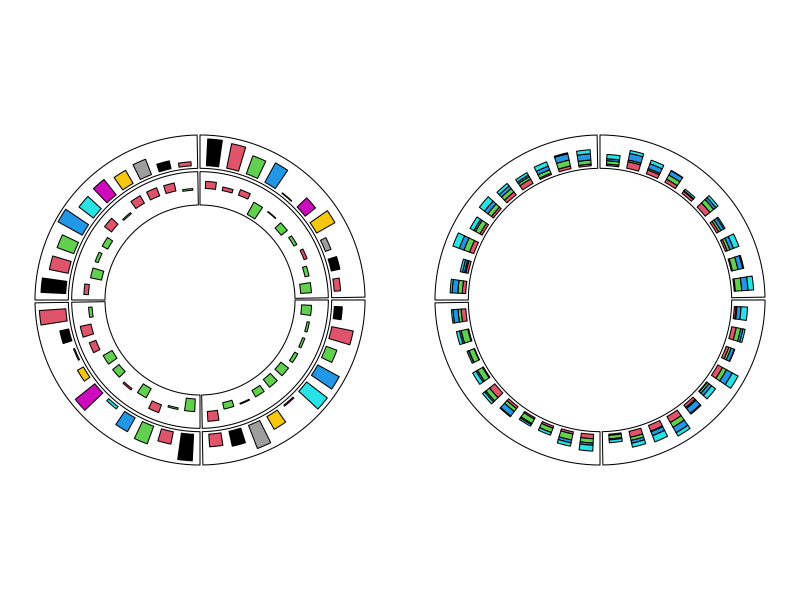
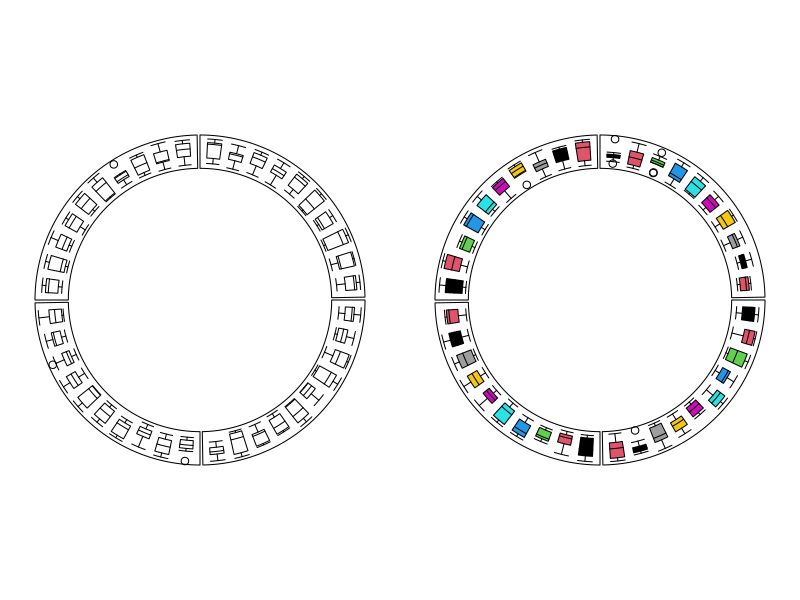
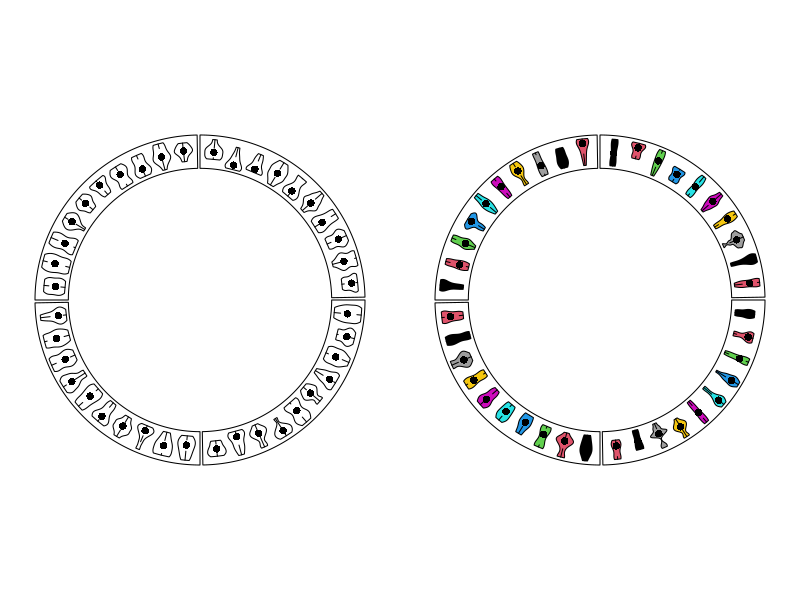
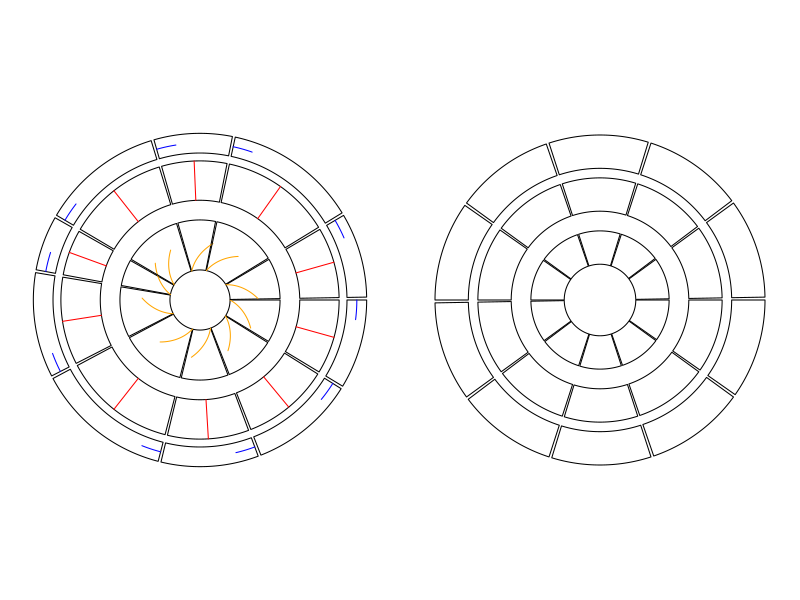

Write R code to recreate these figures, in order.
## ---- chunk 1
library(knitr)
knitr::opts_chunk$set(
    error = FALSE,
    tidy  = FALSE,
    message = FALSE,
    warning = FALSE,
    fig.align = "center"
)
options(digits = 2)
## ---- chunk 2
library(circlize)
set.seed(123)
## ---- chunk 3
par(mfrow = c(1, 2))
circos.initialize(fa = letters[1:4], xlim = c(0, 10))
circos.track(ylim = c(0, 1), panel.fun = function(x, y) {
    value = runif(10)
    circos.barplot(value, 1:10 - 0.5, col = 1:10)
})
circos.track(ylim = c(-1, 1), panel.fun = function(x, y) {
    value = runif(10, min = -1, max = 1)
    circos.barplot(value, 1:10 - 0.5, col = ifelse(value > 0, 2, 3))
})
circos.clear()

circos.initialize(fa = letters[1:4], xlim = c(0, 10))
circos.track(ylim = c(0, 4), panel.fun = function(x, y) {
    value = matrix(runif(10*4), ncol = 4)
    circos.barplot(value, 1:10 - 0.5, col = 2:5)
})
circos.clear()
## ---- chunk 4
par(mfrow = c(1, 2))
circos.initialize(fa = letters[1:4], xlim = c(0, 10))
circos.track(ylim = c(0, 1), panel.fun = function(x, y) {
    for(pos in seq(0.5, 9.5, by = 1)) {
        value = runif(10)
        circos.boxplot(value, pos)
    }
})
circos.clear()

circos.initialize(fa = letters[1:4], xlim = c(0, 10))
circos.track(ylim = c(0, 1), panel.fun = function(x, y) {
    value = replicate(runif(10), n = 10, simplify = FALSE)
    circos.boxplot(value, 1:10 - 0.5, col = 1:10)
})
circos.clear()
## ---- chunk 5
par(mfrow = c(1, 2))
circos.initialize(fa = letters[1:4], xlim = c(0, 10))
circos.track(ylim = c(0, 1), panel.fun = function(x, y) {
    for(pos in seq(0.5, 9.5, by = 1)) {
        value = runif(10)
        circos.violin(value, pos)
    }
})
circos.clear()

circos.initialize(fa = letters[1:4], xlim = c(0, 10))
circos.track(ylim = c(0, 1), panel.fun = function(x, y) {
    value = replicate(runif(10), n = 10, simplify = FALSE)
    circos.violin(value, 1:10 - 0.5, col = 1:10)
})
circos.clear()
## ---- chunk 6
fa = letters[1:10]
circos.par(cell.padding = c(0, 0, 0, 0), track.margin = c(0, 0))
circos.initialize(fa, xlim = cbind(rep(0, 10), runif(10, 0.5, 1.5)))
circos.track(ylim = c(0, 1), track.height = mm_h(5),
    panel.fun = function(x, y) {
        circos.lines(c(0, 0 + mm_x(5)), c(0.5, 0.5), col = "blue")
    })
set_track_gap(mm_h(2))
circos.track(ylim = c(0, 1), track.height = cm_h(1),
    panel.fun = function(x, y) {
        xcenter = get.cell.meta.data("xcenter")
        circos.lines(c(xcenter, xcenter), c(0, cm_y(1)), col = "red")
    })
set_track_gap(mm_h(5))
circos.track(ylim = c(0, 1), track.height = inch_h(0.5),
    panel.fun = function(x, y) {
        line_length_on_x = cm_x(1*sqrt(2)/2)
        line_length_on_y = cm_y(1*sqrt(2)/2)
        circos.lines(c(0, line_length_on_x), c(0, line_length_on_y), col = "orange")
    })
circos.clear()
## ---- chunk 7
circos.initialize(fa = letters[1:10], xlim = c(0, 1))
circos.track(ylim = c(0, 1))
set_track_gap(mm_h(2)) # 2mm
circos.track(ylim = c(0, 1))
set_track_gap(cm_h(0.5)) # 0.5cm
circos.track(ylim = c(0, 1))
circos.clear()
## ---- chunk 8
knitr::include_graphics("https://jokergoo.github.io/post/2020-06-08-multiple-group-chord-diagram_files/figure-html/unnamed-chunk-8-1.png")
## ---- chunk 9
knitr::include_graphics("https://jokergoo.github.io/post/2020-05-21-make-circular-heatmaps_files/figure-html/unnamed-chunk-43-1.png")
